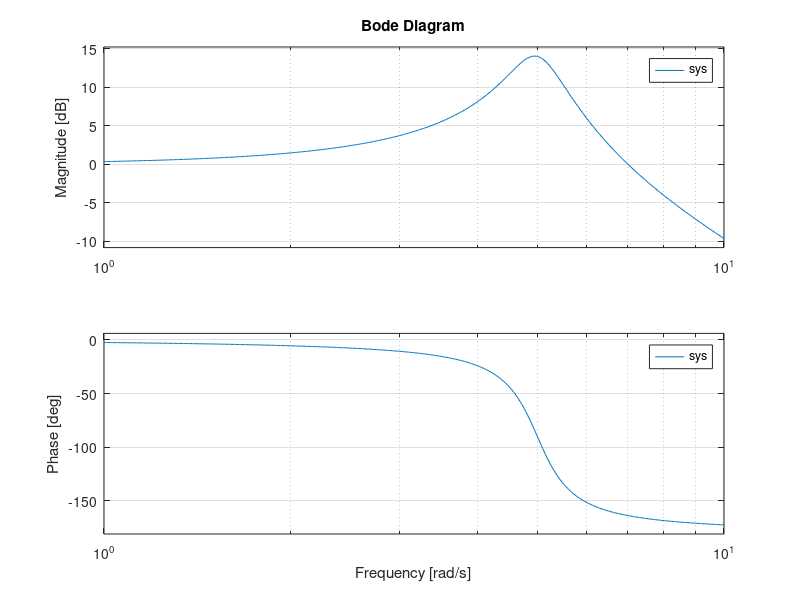

Recreate this plot in MATLAB. (Note: this script raises an error after producing the figure.)
%%% CP8.1
close all; clear;
fprintf("CP8.1 \n");

num = [25]; den = [1 1 25];
sys = tf(num, den);
w = logspace(0,1,500);

[mag, phase] = bode(sys, w);
[mp, wr_index] = max(mag);
mp_log = 20*log10(mp); wr = w(wr_index);

fprintf("Mpw = %f dB, wr = %f rad/s", mp_log, wr);
figure; bode(sys, w); grid on;

%%% CP8.4
close all; clear;
fprintf("CP8.4 \n");

num = [54]; den = [1 6 0];
sys = tf(num, den);
sys_closed = feedback(sys,1);
wb = bandwidth(sys_closed);

title_name = strcat('Bandwidth = ', num2str(wb), ' rad/sec');
figure; bode(sys_closed); grid on;
title(title_name);

%%% CP8.9
close all; clear;
fprintf("CP8.9 \n");

K = 0.6;
a1 = [1 1]; a2 = [1 1000]; a = conv(a1, a2); a = K*a;
b1 = [1 20]; b2 = [1 80]; b = conv(b1, b2);

sys = tf(a, b);
w = logspace(0,3,10000);

[mag, phase] = bode(sys, w);
[mp, wp_index] = max(mag);
wp = w(wp_index);

fprintf("peak magnitude at wp = %f rad/s", wp);
figure; bode(sys); grid on;

%%% CP9.3
close all; clear;
fprintf("CP9.3 \n");

% a
a1 = [1]; b1 = [1 0.2];
sys1 = tf(a1, b1);
figure; nichols(sys1); ngrid;
% b
a2 = [1]; b2 = [1 2 1];
sys2 = tf(a2, b2);
figure; nichols(sys2); ngrid;
% c
a3 = [6]; b3 = [1 6 11 6];
sys3 = tf(a3, b3);
figure; nichols(sys3); ngrid;